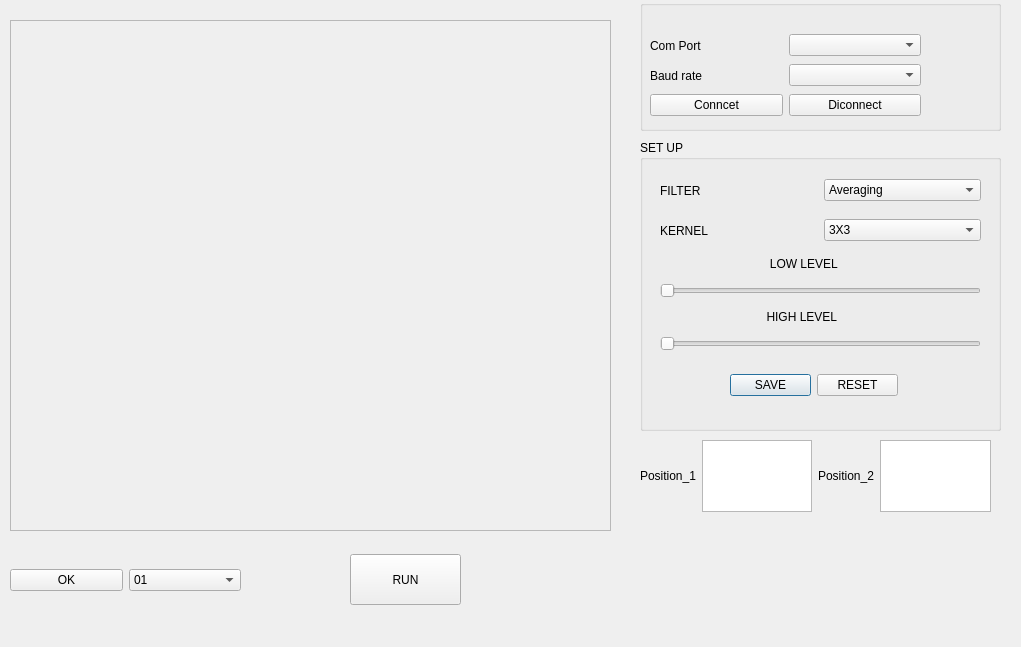
<?xml version="1.0" encoding="UTF-8"?>
<ui version="4.0">
 <class>Detection_edges_Dialog</class>
 <widget class="QDialog" name="Detection_edges_Dialog">
  <property name="geometry">
   <rect>
    <x>0</x>
    <y>0</y>
    <width>1021</width>
    <height>647</height>
   </rect>
  </property>
  <property name="windowTitle">
   <string>Dialog</string>
  </property>
  <widget class="QWidget" name="verticalLayoutWidget_2">
   <property name="geometry">
    <rect>
     <x>640</x>
     <y>140</y>
     <width>361</width>
     <height>291</height>
    </rect>
   </property>
   <layout class="QVBoxLayout" name="verticalLayout_3">
    <item>
     <widget class="QGroupBox" name="groupBox">
      <property name="title">
       <string>SET UP</string>
      </property>
      <widget class="QWidget" name="horizontalLayoutWidget_4">
       <property name="geometry">
        <rect>
         <x>20</x>
         <y>30</y>
         <width>321</width>
         <height>41</height>
        </rect>
       </property>
       <layout class="QHBoxLayout" name="horizontalLayout_5">
        <item>
         <widget class="QLabel" name="label">
          <property name="text">
           <string>FILTER</string>
          </property>
         </widget>
        </item>
        <item>
         <widget class="QComboBox" name="Filter_comboBox">
          <item>
           <property name="text">
            <string>Averaging</string>
           </property>
          </item>
          <item>
           <property name="text">
            <string>Gaussian Filtering</string>
           </property>
          </item>
          <item>
           <property name="text">
            <string>Median Filtering</string>
           </property>
          </item>
         </widget>
        </item>
       </layout>
      </widget>
      <widget class="QWidget" name="horizontalLayoutWidget_5">
       <property name="geometry">
        <rect>
         <x>20</x>
         <y>70</y>
         <width>321</width>
         <height>41</height>
        </rect>
       </property>
       <layout class="QHBoxLayout" name="horizontalLayout_6">
        <item>
         <widget class="QLabel" name="label_2">
          <property name="text">
           <string>KERNEL</string>
          </property>
         </widget>
        </item>
        <item>
         <widget class="QComboBox" name="Kernel_comboBox">
          <item>
           <property name="text">
            <string>3X3</string>
           </property>
          </item>
          <item>
           <property name="text">
            <string>5X5</string>
           </property>
          </item>
          <item>
           <property name="text">
            <string>7x7</string>
           </property>
          </item>
          <item>
           <property name="text">
            <string>9x9</string>
           </property>
          </item>
          <item>
           <property name="text">
            <string>11x11</string>
           </property>
          </item>
         </widget>
        </item>
       </layout>
      </widget>
      <widget class="QWidget" name="verticalLayoutWidget_3">
       <property name="geometry">
        <rect>
         <x>20</x>
         <y>110</y>
         <width>321</width>
         <height>101</height>
        </rect>
       </property>
       <layout class="QVBoxLayout" name="verticalLayout_6">
        <item>
         <widget class="QLabel" name="label_3">
          <property name="text">
           <string>                                 LOW LEVEL</string>
          </property>
         </widget>
        </item>
        <item>
         <widget class="QSlider" name="Low_level_horizontalSlider">
          <property name="orientation">
           <enum>Qt::Horizontal</enum>
          </property>
         </widget>
        </item>
        <item>
         <widget class="QLabel" name="label_4">
          <property name="text">
           <string>                                HIGH LEVEL</string>
          </property>
         </widget>
        </item>
        <item>
         <widget class="QSlider" name="High_level_horizontalSlider">
          <property name="orientation">
           <enum>Qt::Horizontal</enum>
          </property>
         </widget>
        </item>
       </layout>
      </widget>
      <widget class="QWidget" name="horizontalLayoutWidget_6">
       <property name="geometry">
        <rect>
         <x>90</x>
         <y>220</y>
         <width>168</width>
         <height>51</height>
        </rect>
       </property>
       <layout class="QHBoxLayout" name="horizontalLayout_4">
        <item>
         <widget class="QPushButton" name="pushButton">
          <property name="text">
           <string>SAVE</string>
          </property>
         </widget>
        </item>
        <item>
         <widget class="QPushButton" name="pushButton_2">
          <property name="text">
           <string>RESET</string>
          </property>
         </widget>
        </item>
       </layout>
      </widget>
     </widget>
    </item>
   </layout>
  </widget>
  <widget class="QWidget" name="horizontalLayoutWidget_8">
   <property name="geometry">
    <rect>
     <x>10</x>
     <y>540</y>
     <width>231</width>
     <height>81</height>
    </rect>
   </property>
   <layout class="QHBoxLayout" name="horizontalLayout_11">
    <item>
     <widget class="QPushButton" name="OK_detection_edges_pushButton">
      <property name="text">
       <string>OK</string>
      </property>
     </widget>
    </item>
    <item>
     <widget class="QComboBox" name="Image_comboBox">
      <item>
       <property name="text">
        <string>01</string>
       </property>
      </item>
      <item>
       <property name="text">
        <string>02</string>
       </property>
      </item>
      <item>
       <property name="text">
        <string>03</string>
       </property>
      </item>
      <item>
       <property name="text">
        <string>04</string>
       </property>
      </item>
      <item>
       <property name="text">
        <string>05</string>
       </property>
      </item>
      <item>
       <property name="text">
        <string>06</string>
       </property>
      </item>
      <item>
       <property name="text">
        <string>07</string>
       </property>
      </item>
      <item>
       <property name="text">
        <string>08</string>
       </property>
      </item>
      <item>
       <property name="text">
        <string>09</string>
       </property>
      </item>
      <item>
       <property name="text">
        <string>10</string>
       </property>
      </item>
      <item>
       <property name="text">
        <string>11</string>
       </property>
      </item>
      <item>
       <property name="text">
        <string>12</string>
       </property>
      </item>
      <item>
       <property name="text">
        <string>13</string>
       </property>
      </item>
      <item>
       <property name="text">
        <string>14</string>
       </property>
      </item>
      <item>
       <property name="text">
        <string>15</string>
       </property>
      </item>
      <item>
       <property name="text">
        <string>16</string>
       </property>
      </item>
     </widget>
    </item>
   </layout>
  </widget>
  <widget class="QPushButton" name="Run_detection_edges_pushButton">
   <property name="geometry">
    <rect>
     <x>350</x>
     <y>554</y>
     <width>111</width>
     <height>51</height>
    </rect>
   </property>
   <property name="text">
    <string>RUN</string>
   </property>
  </widget>
  <widget class="QScrollArea" name="scrollArea">
   <property name="geometry">
    <rect>
     <x>10</x>
     <y>20</y>
     <width>601</width>
     <height>511</height>
    </rect>
   </property>
   <property name="widgetResizable">
    <bool>true</bool>
   </property>
   <widget class="QWidget" name="scrollAreaWidgetContents">
    <property name="geometry">
     <rect>
      <x>0</x>
      <y>0</y>
      <width>599</width>
      <height>509</height>
     </rect>
    </property>
   </widget>
  </widget>
  <widget class="QGroupBox" name="groupBox_2">
   <property name="geometry">
    <rect>
     <x>640</x>
     <y>0</y>
     <width>361</width>
     <height>131</height>
    </rect>
   </property>
   <property name="title">
    <string/>
   </property>
   <widget class="QWidget" name="horizontalLayoutWidget">
    <property name="geometry">
     <rect>
      <x>10</x>
      <y>30</y>
      <width>271</width>
      <height>31</height>
     </rect>
    </property>
    <layout class="QHBoxLayout" name="horizontalLayout">
     <item>
      <widget class="QLabel" name="label_5">
       <property name="text">
        <string>Com Port</string>
       </property>
      </widget>
     </item>
     <item>
      <widget class="QComboBox" name="Port_comboBox"/>
     </item>
    </layout>
   </widget>
   <widget class="QWidget" name="horizontalLayoutWidget_2">
    <property name="geometry">
     <rect>
      <x>10</x>
      <y>60</y>
      <width>271</width>
      <height>31</height>
     </rect>
    </property>
    <layout class="QHBoxLayout" name="horizontalLayout_2">
     <item>
      <widget class="QLabel" name="label_6">
       <property name="text">
        <string>Baud rate </string>
       </property>
      </widget>
     </item>
     <item>
      <widget class="QComboBox" name="comboBox_Baudrate"/>
     </item>
    </layout>
   </widget>
   <widget class="QWidget" name="horizontalLayoutWidget_3">
    <property name="geometry">
     <rect>
      <x>10</x>
      <y>90</y>
      <width>271</width>
      <height>31</height>
     </rect>
    </property>
    <layout class="QHBoxLayout" name="horizontalLayout_3">
     <item>
      <widget class="QPushButton" name="Connect_pushButton">
       <property name="text">
        <string>Conncet</string>
       </property>
      </widget>
     </item>
     <item>
      <widget class="QPushButton" name="Disconnect_pushButton">
       <property name="text">
        <string>Diconnect</string>
       </property>
      </widget>
     </item>
    </layout>
   </widget>
  </widget>
  <widget class="QWidget" name="horizontalLayoutWidget_7">
   <property name="geometry">
    <rect>
     <x>640</x>
     <y>440</y>
     <width>351</width>
     <height>72</height>
    </rect>
   </property>
   <layout class="QHBoxLayout" name="horizontalLayout_7">
    <item>
     <widget class="QLabel" name="label_7">
      <property name="text">
       <string>Position_1</string>
      </property>
     </widget>
    </item>
    <item>
     <widget class="QTextEdit" name="Postion_1_textEdit"/>
    </item>
    <item>
     <widget class="QLabel" name="label_8">
      <property name="text">
       <string>Position_2</string>
      </property>
     </widget>
    </item>
    <item>
     <widget class="QTextEdit" name="Position_2_textEdit"/>
    </item>
   </layout>
  </widget>
 </widget>
 <resources/>
 <connections/>
</ui>
